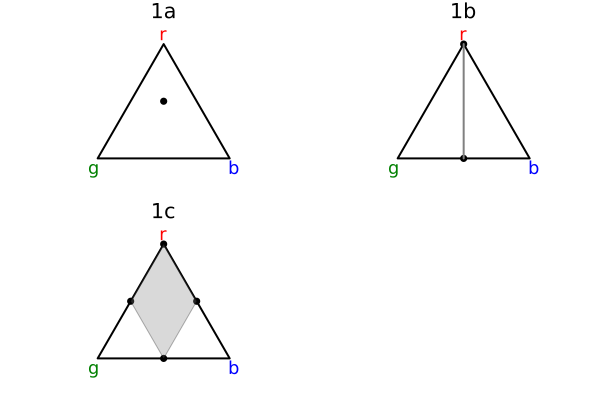

Here is the Julia script that generated this plot:
using Gen

include("knightian.jl")
include("lib.jl")
include("imprecise-enumerative.jl")
include("visualize.jl")

@gen function onea()
  z ~ categorical([0.5, 0.5])
  if z == 2
    x ~ categorical([0.5, 0.5])
    if x == 2
      return 'r'
    else
      return 'g'
    end
  else
    y ~ categorical([0.5, 0.5])
    if y == 2
      return 'r'
    else
      return 'b'
    end
  end
end

@gen function oneb()
  z ~ categorical([0.5, 0.5])
  if z == 2
    x = {:a1} ~ knightian([0.5, 0.5])
    if x == 2
      return 'r'
    else
      return 'g'
    end
  else
    y = {:a1} ~ knightian([0.5, 0.5])
    if y == 2
      return 'r'
    else
      return 'b'
    end
  end
end

@gen function onec()
  z ~ categorical([0.5, 0.5])
  if z == 2
    x = {:a1} ~ knightian([0.5, 0.5])
    if x == 2
      return 'r'
    else
      return 'g'
    end
  else
    y = {:a2} ~ knightian([0.5, 0.5])
    if y == 2
      return 'r'
    else
      return 'b'
    end
  end
end

titles = ["1a", "1b", "1c"]
ps = [plot(framestyle=:none, aspect_ratio=1, xlims=(-0.1, 1.1), ylims=(-0.1, sqrt(3) / 2 + 0.1), title=titles[i]) for i in 1:3]

# for 1a

model = onea
model_args = ()
# observations = choicemap(:return => 'r')
observations = EmptyChoiceMap()
sample_choices = [
  (:z, [1, 2]),
  (:x, [1, 2]),
  (:y, [1, 2]),
]
sample_choice_vol_iter = choice_vol_grid(sample_choices...)
knight_choices = [
]
knight_choice_vol_iter = choice_vol_grid(knight_choices...)

trace_dict, log_norm_weights, lml_est = imprecise_enumerative_inference(
  model,
  model_args,
  observations,
  knight_choice_vol_iter,
  sample_choice_vol_iter,
)

dicts = enumerate_outcomes_dict(trace_dict, log_norm_weights)
pts = dict_to_points(dicts, ['r', 'g', 'b'])
plot_ternary(ps[1], pts)

# for 1b

model = oneb
model_args = ()
# observations = choicemap(:return => 'r')
observations = EmptyChoiceMap()
sample_choices = [
  (:z, [1, 2]),
]
sample_choice_vol_iter = choice_vol_grid(sample_choices...)
knight_choices = [
  (:a1, [1, 2]),
]
knight_choice_vol_iter = choice_vol_grid(knight_choices...)

trace_dict, log_norm_weights, lml_est = imprecise_enumerative_inference(
  model,
  model_args,
  observations,
  knight_choice_vol_iter,
  sample_choice_vol_iter,
)

dicts = enumerate_outcomes_dict(trace_dict, log_norm_weights)
pts = dict_to_points(dicts, ['r', 'g', 'b'])
plot_ternary(ps[2], pts)

# 1c

model = onec

knight_choices = [
  (:a1, [1, 2]),
  (:a2, [1, 2]),
]
knight_choice_vol_iter = choice_vol_grid(knight_choices...)

trace_dict, log_norm_weights, lml_est = imprecise_enumerative_inference(
  model,
  model_args,
  observations,
  knight_choice_vol_iter,
  sample_choice_vol_iter,
)

dicts = enumerate_outcomes_dict(trace_dict, log_norm_weights)
pts = dict_to_points(dicts, ['r', 'g', 'b'])
plot_ternary(ps[3], pts)

# combine

final_plot = plot(ps...)
savefig(final_plot, "jlcss.svg")
